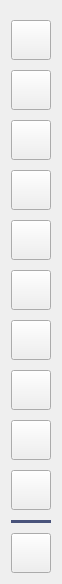
         <widget class="QFrame" name="VaultMain_frame_sidebar">
          <property name="sizePolicy">
           <sizepolicy hsizetype="Expanding" vsizetype="Preferred">
            <horstretch>0</horstretch>
            <verstretch>0</verstretch>
           </sizepolicy>
          </property>
          <property name="maximumSize">
           <size>
            <width>60</width>
            <height>16777215</height>
           </size>
          </property>
          <property name="frameShape">
           <enum>QFrame::Shape::NoFrame</enum>
          </property>
          <property name="frameShadow">
           <enum>QFrame::Shadow::Raised</enum>
          </property>
          <layout class="QVBoxLayout" name="verticalLayout_10">
           <property name="spacing">
            <number>10</number>
           </property>
           <property name="topMargin">
            <number>20</number>
           </property>
           <item>
            <widget class="QPushButton" name="VaultMain_btn_menu">
             <property name="minimumSize">
              <size>
               <width>0</width>
               <height>40</height>
              </size>
             </property>
             <property name="text">
              <string/>
             </property>
            </widget>
           </item>
           <item>
            <widget class="QPushButton" name="VaultMain_btn_favoritos">
             <property name="minimumSize">
              <size>
               <width>0</width>
               <height>40</height>
              </size>
             </property>
             <property name="text">
              <string/>
             </property>
            </widget>
           </item>
           <item>
            <widget class="QPushButton" name="VaultMain_btn_login">
             <property name="minimumSize">
              <size>
               <width>0</width>
               <height>40</height>
              </size>
             </property>
             <property name="text">
              <string/>
             </property>
            </widget>
           </item>
           <item>
            <widget class="QPushButton" name="VaultMain_btn_cartao">
             <property name="minimumSize">
              <size>
               <width>0</width>
               <height>40</height>
              </size>
             </property>
             <property name="text">
              <string/>
             </property>
            </widget>
           </item>
           <item>
            <widget class="QPushButton" name="VaultMain_btn_documento">
             <property name="minimumSize">
              <size>
               <width>0</width>
               <height>40</height>
              </size>
             </property>
             <property name="text">
              <string/>
             </property>
            </widget>
           </item>
           <item>
            <widget class="QPushButton" name="VaultMain_btn_identidade">
             <property name="minimumSize">
              <size>
               <width>0</width>
               <height>40</height>
              </size>
             </property>
             <property name="text">
              <string/>
             </property>
            </widget>
           </item>
           <item>
            <widget class="QPushButton" name="VaultMain_btn_terminal">
             <property name="minimumSize">
              <size>
               <width>0</width>
               <height>40</height>
              </size>
             </property>
             <property name="text">
              <string/>
             </property>
            </widget>
           </item>
           <item>
            <widget class="QPushButton" name="VaultMain_btn_wifi">
             <property name="minimumSize">
              <size>
               <width>0</width>
               <height>40</height>
              </size>
             </property>
             <property name="text">
              <string/>
             </property>
            </widget>
           </item>
           <item>
            <widget class="QPushButton" name="VaultMain_btn_recuperacao">
             <property name="minimumSize">
              <size>
               <width>0</width>
               <height>40</height>
              </size>
             </property>
             <property name="text">
              <string/>
             </property>
            </widget>
           </item>
           <item>
            <widget class="QPushButton" name="VaultMain_btn_file">
             <property name="minimumSize">
              <size>
               <width>0</width>
               <height>40</height>
              </size>
             </property>
             <property name="text">
              <string/>
             </property>
            </widget>
           </item>
           <item alignment="Qt::AlignmentFlag::AlignBottom">
            <widget class="QFrame" name="VaultMain_frame_divisor_sidebar">
             <property name="sizePolicy">
              <sizepolicy hsizetype="Fixed" vsizetype="Fixed">
               <horstretch>10</horstretch>
               <verstretch>10</verstretch>
              </sizepolicy>
             </property>
             <property name="minimumSize">
              <size>
               <width>3</width>
               <height>3</height>
              </size>
             </property>
             <property name="maximumSize">
              <size>
               <width>50</width>
               <height>2</height>
              </size>
             </property>
             <property name="styleSheet">
              <string notr="true">background-color: rgb(73, 83, 123);</string>
             </property>
             <property name="frameShape">
              <enum>QFrame::Shape::NoFrame</enum>
             </property>
             <property name="frameShadow">
              <enum>QFrame::Shadow::Plain</enum>
             </property>
            </widget>
           </item>
           <item alignment="Qt::AlignmentFlag::AlignBottom">
            <widget class="QPushButton" name="VaultMain_btn_configuracao">
             <property name="minimumSize">
              <size>
               <width>0</width>
               <height>40</height>
              </size>
             </property>
             <property name="text">
              <string/>
             </property>
            </widget>
           </item>
          </layout>
         </widget>
